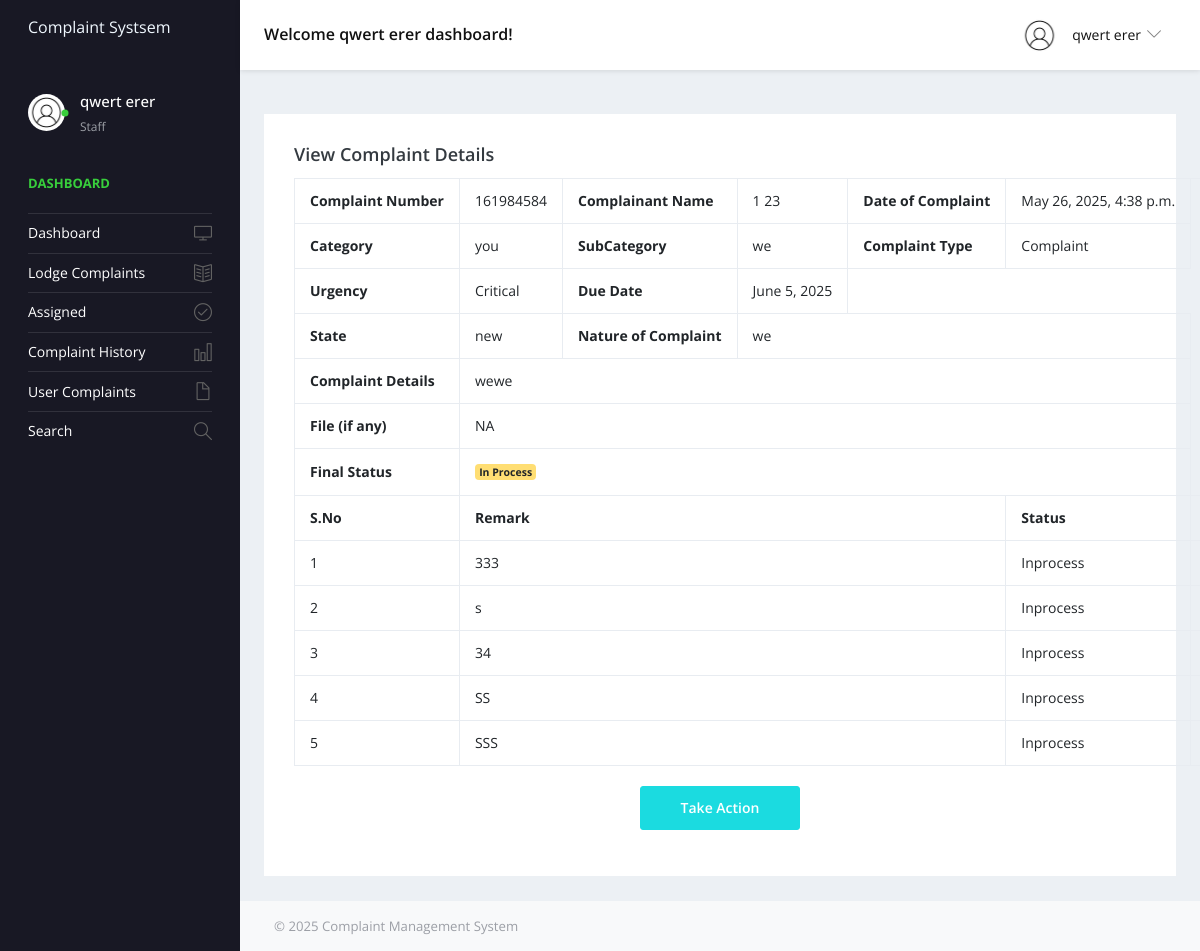
/ViewLodgedComplaint/3 (signed in), run on an earlier commit of the app's database.
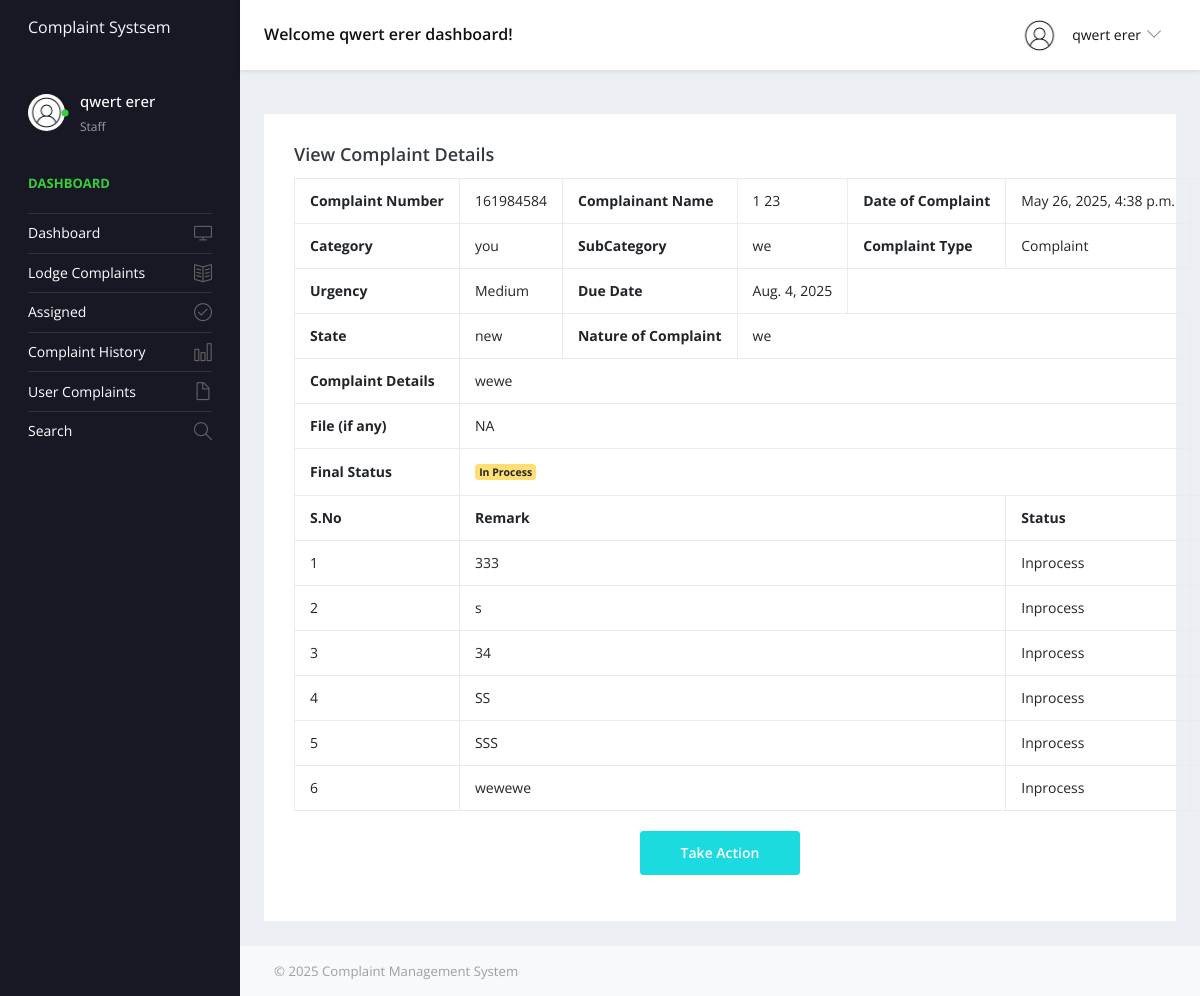
And on a later commit of the database.
### cmsapp/models.py (models this page shows, shortened)
class Complaints(models.Model):
    URGENCY_LEVELS = [
        ("Low", "Low"),
        ("Medium", "Medium"),
        ("High", "High"),
        ("Critical", "Critical")
    ]
    userregid = models.ForeignKey(UserReg, on_delete=models.CASCADE, null=True, blank=True)
    cat_id = models.ForeignKey(Category, on_delete=models.CASCADE)
    subcategory_id = models.ForeignKey(Subcategory, on_delete=models.CASCADE)
    complaint_number = models.IntegerField(default=0)
    complainttype = models.CharField(max_length=250)
    stateid = models.ForeignKey(State, on_delete=models.CASCADE)
    noc = models.CharField(max_length=250)
    complaindetails = models.TextField(blank=True)
    compfile = models.ImageField(upload_to='media/doc_file')
    complaintdate_at = models.DateTimeField(auto_now_add=True)
    remark = models.TextField(blank=True)
    urgency = models.CharField(max_length=10, choices=URGENCY_LEVELS, default="Medium", null=True)
    assigned_days = models.IntegerField(default=0)
    due_date = models.DateField(null=True, blank=True)
    status = models.CharField(max_length=250, default=0)
    updated_at = models.DateTimeField(auto_now=True)
    assigned_team = models.ForeignKey(Team, on_delete=models.SET_NULL, null=True, blank=True)
    assigned_to = models.ForeignKey(settings.AUTH_USER_MODEL,on_delete=models.SET_NULL,
        null=True,
        blank=True,
        limit_choices_to={'user_type': 3},
        related_name='assigned_complaints'
    )
    resolved_by = models.ForeignKey(
        CustomUser,
        on_delete=models.SET_NULL,
        null=True,
        blank=True,
        related_name='resolved_complaints',
        limit_choices_to={'user_type': 3}  # Optional: only allow staff users to be selected
    )

class UserReg(models.Model):
    admin = models.OneToOneField(CustomUser, on_delete=models.CASCADE, null=True, blank=True)
    mobilenumber = models.CharField(max_length=11)
    regdate_at = models.DateTimeField(auto_now_add=True)
    updated_at = models.DateTimeField(auto_now=True)

class CustomUser(AbstractUser):
    USER_TYPES = [
        (1, 'Admin'),
        (2, 'User'),
        (3, 'Staff'),
    ]
    user_type = models.IntegerField(choices=USER_TYPES, default=2)
    profile_pic = models.ImageField(upload_to='profile_pics/', blank=True, null=True)

class Category(models.Model):
    catname = models.CharField(max_length=200)
    catdes = models.TextField(blank=True)
    created_at = models.DateTimeField(auto_now_add=True)
    updated_at = models.DateTimeField(auto_now=True)

class Subcategory(models.Model):
    cat_id = models.ForeignKey(Category, on_delete=models.CASCADE)
    subcatname = models.CharField(max_length=200)
    created_at = models.DateTimeField(auto_now_add=True)
    updated_at = models.DateTimeField(auto_now=True)

class State(models.Model):
    statename = models.CharField(max_length=200)
    created_at = models.DateTimeField(auto_now_add=True)
    updated_at = models.DateTimeField(auto_now=True)

class ComplaintRemark(models.Model):
    comp_id_id = models.ForeignKey(Complaints, on_delete=models.CASCADE)
    remark = models.TextField(blank=True)
    status = models.CharField(max_length=250,default=0)
    remarkdate = models.DateTimeField(auto_now_add=True)

### complaintmgmtsys/adminviews.py (the view)
# urls.py: path('ViewLodgedComplaint/<str:id>', adminviews.VIEWLODGEDCOMPLAINTS, name='viewlodgedcomplaint'),
@login_required(login_url='/')
def VIEWLODGEDCOMPLAINTS(request,id):
    complaints = Complaints.objects.filter(id=id)
    complaintsremarks = ComplaintRemark.objects.filter(comp_id_id=id)
    context = {
         'complaints':complaints,
         'complaintsremarks':complaintsremarks,
    }
    return render(request,'admin/view-lodged-complaints.html',context)

### templates/admin/view-lodged-complaints.html (shortened to what the changed rows need)
{% extends 'base.html' %}
{% block content %}
<div class="row">
    <div class="col-lg-12 grid-margin stretch-card">
        <div class="card">
            <div class="card-body">
                <table class="table table-bordered">
                    <tbody>
                        {% for i in complaints %}
                        <tr>
                            <td><b>Complaint Number</b></td>
                            <td>{{ i.complaint_number }}</td>
                            <td><b>Complainant Name</b></td>
                            <td>{{ i.userregid.admin.first_name }} {{ i.userregid.admin.last_name }}</td>
                            <td><b>Date of Complaint</b></td>
                            <td>{{ i.complaintdate_at }}</td>
                        </tr>
                        <tr>
                            <td><b>Category</b></td>
                            <td>{{ i.cat_id.catname }}</td>
                            <td><b>SubCategory</b></td>
                            <td>{{ i.subcategory_id.subcatname }}</td>
                            <td><b>Complaint Type</b></td>
                            <td>{{ i.complainttype }}</td>
                        </tr>
                        <tr>
                            <td><b>Urgency</b></td>
                            <td>{{ i.urgency }}</td>
                            <td><b>Due Date</b></td>
                            <td>{{ i.due_date }}</td>
                        </tr>
                        <tr>
                            <td><b>State</b></td>
                            <td>{{ i.stateid.statename }}</td>
                            <td><b>Nature of Complaint</b></td>
                            <td colspan="3">{{ i.noc }}</td>
                        </tr>
                        <tr>
                            <td><b>Complaint Details</b></td>
                            <td colspan="5">{{ i.complaindetails }}</td>
                        </tr>
                        <tr>
                            <td><b>File (if any)</b></td>
                            {% if i.compfile %}
                            <td colspan="5"><a href="{{ i.compfile.url }}" target="_blank">View File</a></td>
                            {% else %}
                            <td colspan="5">NA</td>
                            {% endif %}
                        </tr>
                        <tr>
                            <td><b>Final Status</b></td>
                            <td colspan="5">
                                {% if i.status == '0' %}
                                <span class="badge badge-danger">Not Processed Yet</span>
                                {% elif i.status == 'Inprocess' %}
                                <span class="badge badge-warning">In Process</span>
                                {% elif i.status == 'Closed' %}
                                <span class="badge badge-success">Closed</span>
                                {% endif %}
                            </td>
                        </tr>
                        <tr>
                            <th>S.No</th>
                            <th colspan="4">Remark</th>
                            <th>Status</th>
                            <th>Updation Date</th>
                        </tr>
                        {% for remark in complaintsremarks %}
                        <tr>
                            <td>{{ forloop.counter }}</td>
                            <td colspan="4">{{ remark.remark }}</td>
                            <td>{{ remark.status }}</td>
                            <td>{{ remark.remarkdate }}</td>
                        </tr>
                        {% endfor %}
                    </tbody>
                </table>
                {% if i.status == '0' or i.status == 'Inprocess' %}
                <p align="center" style="padding-top: 20px">
                    <button class="btn btn-primary" data-toggle="modal" data-target="#myModal" onclick="setComplaintId('{{ i.id }}')">
                        Take Action
                    </button>
                </p>
                {% endif %}
                {% endfor %}
            </div>
        </div>
    </div>
</div>
{% endblock %}

What changed in the data, as far as the page shows it:
changed Complaints "Complaint": urgency "Critical" → "Medium"; due_date "June 5, 2025" → "Aug. 4, 2025"
added ComplaintRemark: remark "wewewe", status "Inprocess"
